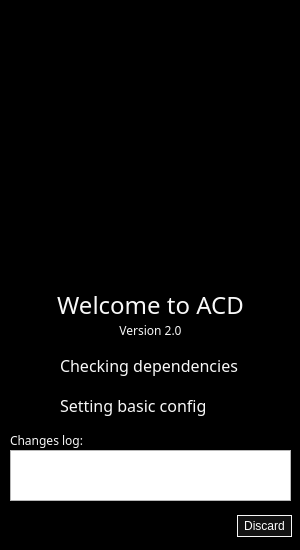
<?xml version="1.0" encoding="UTF-8"?>
<ui version="4.0">
 <class>welcomeScreenDialog</class>
 <widget class="QDialog" name="welcomeScreenDialog">
  <property name="windowModality">
   <enum>Qt::WindowModal</enum>
  </property>
  <property name="geometry">
   <rect>
    <x>0</x>
    <y>0</y>
    <width>300</width>
    <height>550</height>
   </rect>
  </property>
  <property name="sizePolicy">
   <sizepolicy hsizetype="Fixed" vsizetype="Fixed">
    <horstretch>0</horstretch>
    <verstretch>0</verstretch>
   </sizepolicy>
  </property>
  <property name="minimumSize">
   <size>
    <width>300</width>
    <height>550</height>
   </size>
  </property>
  <property name="maximumSize">
   <size>
    <width>300</width>
    <height>550</height>
   </size>
  </property>
  <property name="windowTitle">
   <string>Welcome to ACD</string>
  </property>
  <property name="windowIcon">
   <iconset resource="welcomeDialogResources.qrc">
    <normaloff>:/media/icon.png</normaloff>:/media/icon.png</iconset>
  </property>
  <property name="styleSheet">
   <string notr="true">QDialog{
background:rgb(0, 0, 0);
}
QPushButton{background:#121212;border: 1px solid #f8f8f8;border-radius:15px;
color:white;
font: 12pt &quot;Poppins&quot;;padding:3px 6px}

QPushButton:hover{background:#484848;}
QPushButton:pressed{background:#000000;}</string>
  </property>
  <widget class="QLabel" name="versionNumberLabel">
   <property name="geometry">
    <rect>
     <x>10</x>
     <y>320</y>
     <width>281</width>
     <height>21</height>
    </rect>
   </property>
   <property name="font">
    <font>
     <family>Poppins</family>
     <pointsize>9</pointsize>
    </font>
   </property>
   <property name="styleSheet">
    <string notr="true">color:#f8f8f8;</string>
   </property>
   <property name="text">
    <string>Version 2.0</string>
   </property>
   <property name="alignment">
    <set>Qt::AlignCenter</set>
   </property>
  </widget>
  <widget class="QLabel" name="checkingdepLabel">
   <property name="geometry">
    <rect>
     <x>60</x>
     <y>350</y>
     <width>231</width>
     <height>31</height>
    </rect>
   </property>
   <property name="font">
    <font>
     <family>Poppins</family>
     <pointsize>12</pointsize>
    </font>
   </property>
   <property name="styleSheet">
    <string notr="true">color:#f8f8f8;</string>
   </property>
   <property name="text">
    <string>Checking dependencies</string>
   </property>
   <property name="alignment">
    <set>Qt::AlignLeading|Qt::AlignLeft|Qt::AlignVCenter</set>
   </property>
  </widget>
  <widget class="QLabel" name="checkingdebStatusLabel">
   <property name="enabled">
    <bool>false</bool>
   </property>
   <property name="geometry">
    <rect>
     <x>10</x>
     <y>350</y>
     <width>31</width>
     <height>31</height>
    </rect>
   </property>
   <property name="font">
    <font>
     <family>Poppins</family>
     <pointsize>12</pointsize>
    </font>
   </property>
   <property name="styleSheet">
    <string notr="true">color:#f8f8f8;</string>
   </property>
   <property name="text">
    <string/>
   </property>
   <property name="pixmap">
    <pixmap resource="welcomeDialogResources.qrc">:/media/success-label.png</pixmap>
   </property>
   <property name="scaledContents">
    <bool>true</bool>
   </property>
   <property name="alignment">
    <set>Qt::AlignLeading|Qt::AlignLeft|Qt::AlignVCenter</set>
   </property>
  </widget>
  <widget class="QLabel" name="settingConfigStatusLabel">
   <property name="enabled">
    <bool>false</bool>
   </property>
   <property name="geometry">
    <rect>
     <x>10</x>
     <y>390</y>
     <width>31</width>
     <height>31</height>
    </rect>
   </property>
   <property name="font">
    <font>
     <family>Poppins</family>
     <pointsize>12</pointsize>
    </font>
   </property>
   <property name="styleSheet">
    <string notr="true">color:#f8f8f8;</string>
   </property>
   <property name="text">
    <string/>
   </property>
   <property name="pixmap">
    <pixmap resource="welcomeDialogResources.qrc">:/media/success-label.png</pixmap>
   </property>
   <property name="scaledContents">
    <bool>true</bool>
   </property>
   <property name="alignment">
    <set>Qt::AlignLeading|Qt::AlignLeft|Qt::AlignVCenter</set>
   </property>
  </widget>
  <widget class="QLabel" name="settingConfigLabel">
   <property name="geometry">
    <rect>
     <x>60</x>
     <y>390</y>
     <width>231</width>
     <height>31</height>
    </rect>
   </property>
   <property name="font">
    <font>
     <family>Poppins</family>
     <pointsize>12</pointsize>
    </font>
   </property>
   <property name="styleSheet">
    <string notr="true">color:#f8f8f8;</string>
   </property>
   <property name="text">
    <string>Setting basic config</string>
   </property>
   <property name="alignment">
    <set>Qt::AlignLeading|Qt::AlignLeft|Qt::AlignVCenter</set>
   </property>
  </widget>
  <widget class="QLabel" name="changesLogLabel">
   <property name="geometry">
    <rect>
     <x>10</x>
     <y>430</y>
     <width>281</width>
     <height>21</height>
    </rect>
   </property>
   <property name="font">
    <font>
     <family>Poppins</family>
     <pointsize>9</pointsize>
    </font>
   </property>
   <property name="styleSheet">
    <string notr="true">color:#f8f8f8;</string>
   </property>
   <property name="text">
    <string>Changes log:</string>
   </property>
   <property name="alignment">
    <set>Qt::AlignLeading|Qt::AlignLeft|Qt::AlignVCenter</set>
   </property>
  </widget>
  <widget class="QPlainTextEdit" name="changesLogTextEdit">
   <property name="geometry">
    <rect>
     <x>10</x>
     <y>450</y>
     <width>281</width>
     <height>51</height>
    </rect>
   </property>
   <property name="font">
    <font>
     <family>Poppins</family>
    </font>
   </property>
   <property name="documentTitle">
    <string/>
   </property>
   <property name="readOnly">
    <bool>true</bool>
   </property>
   <property name="plainText">
    <string/>
   </property>
   <property name="backgroundVisible">
    <bool>false</bool>
   </property>
  </widget>
  <widget class="QDialogButtonBox" name="DialogButtonBox">
   <property name="geometry">
    <rect>
     <x>11</x>
     <y>512</y>
     <width>281</width>
     <height>28</height>
    </rect>
   </property>
   <property name="font">
    <font>
     <pointsize>12</pointsize>
    </font>
   </property>
   <property name="styleSheet">
    <string notr="true"/>
   </property>
   <property name="orientation">
    <enum>Qt::Horizontal</enum>
   </property>
   <property name="standardButtons">
    <set>QDialogButtonBox::Discard</set>
   </property>
  </widget>
  <widget class="QLabel" name="welcome2acdLabel">
   <property name="geometry">
    <rect>
     <x>10</x>
     <y>280</y>
     <width>281</width>
     <height>50</height>
    </rect>
   </property>
   <property name="font">
    <font>
     <family>Poppins</family>
     <pointsize>18</pointsize>
    </font>
   </property>
   <property name="styleSheet">
    <string notr="true">color:#f8f8f8;</string>
   </property>
   <property name="text">
    <string>Welcome to ACD</string>
   </property>
   <property name="alignment">
    <set>Qt::AlignCenter</set>
   </property>
  </widget>
  <widget class="QLabel" name="wcdLogoAnimatedGifLabel">
   <property name="geometry">
    <rect>
     <x>10</x>
     <y>10</y>
     <width>281</width>
     <height>261</height>
    </rect>
   </property>
   <property name="maximumSize">
    <size>
     <width>300</width>
     <height>300</height>
    </size>
   </property>
   <property name="text">
    <string/>
   </property>
   <property name="pixmap">
    <pixmap resource="welcomeDialogResources.qrc">:/media/animated_logo.gif</pixmap>
   </property>
   <property name="scaledContents">
    <bool>false</bool>
   </property>
   <property name="alignment">
    <set>Qt::AlignCenter</set>
   </property>
  </widget>
 </widget>
 <resources>
  <include location="welcomeDialogResources.qrc"/>
 </resources>
 <connections>
  <connection>
   <sender>DialogButtonBox</sender>
   <signal>rejected()</signal>
   <receiver>welcomeScreenDialog</receiver>
   <slot>reject()</slot>
   <hints>
    <hint type="sourcelabel">
     <x>316</x>
     <y>260</y>
    </hint>
    <hint type="destinationlabel">
     <x>286</x>
     <y>274</y>
    </hint>
   </hints>
  </connection>
  <connection>
   <sender>DialogButtonBox</sender>
   <signal>accepted()</signal>
   <receiver>welcomeScreenDialog</receiver>
   <slot>accept()</slot>
   <hints>
    <hint type="sourcelabel">
     <x>248</x>
     <y>254</y>
    </hint>
    <hint type="destinationlabel">
     <x>157</x>
     <y>274</y>
    </hint>
   </hints>
  </connection>
 </connections>
</ui>
